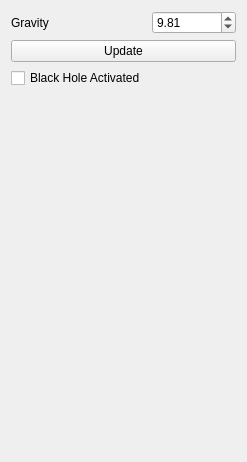
<?xml version="1.0" encoding="UTF-8"?>
<ui version="4.0">
 <class>WidgetFountain</class>
 <widget class="QWidget" name="WidgetFountain">
  <property name="geometry">
   <rect>
    <x>0</x>
    <y>0</y>
    <width>247</width>
    <height>462</height>
   </rect>
  </property>
  <property name="windowTitle">
   <string>Form</string>
  </property>
  <layout class="QFormLayout" name="formLayout">
   <item row="0" column="0">
    <widget class="QLabel" name="label">
     <property name="text">
      <string>Gravity</string>
     </property>
    </widget>
   </item>
   <item row="0" column="1">
    <widget class="QDoubleSpinBox" name="gravity">
     <property name="maximum">
      <double>100.000000000000000</double>
     </property>
     <property name="singleStep">
      <double>0.100000000000000</double>
     </property>
     <property name="value">
      <double>9.810000000000000</double>
     </property>
    </widget>
   </item>
   <item row="1" column="0" colspan="2">
    <widget class="QPushButton" name="btnUpdate">
     <property name="text">
      <string>Update</string>
     </property>
    </widget>
   </item>
   <item row="2" column="0">
    <widget class="QCheckBox" name="blackHoleCheckBox">
     <property name="text">
      <string>Black Hole Activated</string>
     </property>
    </widget>
   </item>
  </layout>
 </widget>
 <resources/>
 <connections/>
</ui>
